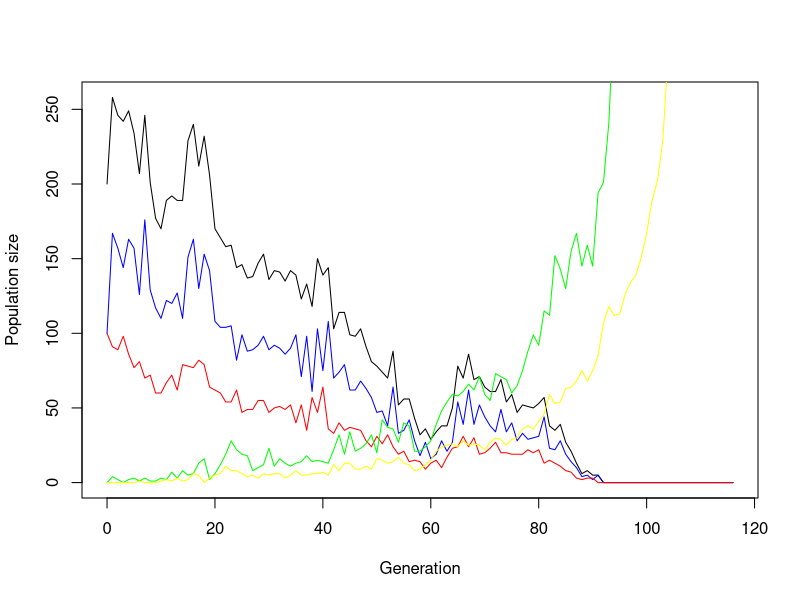

Write the R code that produced this figure. (Note: this script raises an error after producing the figure.)
## ---- chunk 1
# Simulate WT-Population without any mutations and stochasticity
simulate_one_gen <- function(N_j0, N_a0,N_j0M, N_a0M, R_a, R_aM, S_j, S_jM, S_a, S_aM, mu){
  
  New_jtM <- rpois(1, N_a0 * mu * R_a)
  N_jt <- rpois(1, R_a * N_a0) - New_jtM #calculating number of WT juvenile individuals. 
  N_at <- rpois(1, S_j * N_j0 + S_a * N_a0) #calculating number of adult individuals
  
  
  N_jtM <- rpois(1, N_a0M * R_aM) + New_jtM # calculating number of Mutant juveniles
  N_atM <- rpois(1, N_j0M * S_jM + S_aM * N_a0M) # calculating number of Mutant adults
  
  
  return(c(N_jt, N_at, N_jtM, N_atM))
}
print(simulate_one_gen(100, 100, 50, 50, 2, 2, 0.1,0.1, 0.6, 0.6, 0.02))
## ---- chunk 2
simulate_pop <- function(N_j0, N_a0,N_j0M, N_a0M, R_a, R_aM, S_j, S_jM, S_a, S_aM, mu, t_max) {
   # Create the vector in which to save the results
  pop_vector <- c(N_j0, N_a0, N_j0M, N_a0M) 
  # initiate the variables
  pop_new <- c(N_j0, N_a0, N_j0M, N_a0M)
  
  # run the simulation until generation t_max
  for (i in 1:t_max+1) {
    # redefine the current population one generation later
    pop_new <- simulate_one_gen(pop_new[1],pop_new[2],pop_new[3],pop_new[4], R_a,R_aM, S_j, S_jM, S_a, S_aM, mu)
    
    # add the new population sizes to the output vector
    pop_vector <- rbind(pop_vector,pop_new)
    # condition to stop the simulation before t_max: either the population exceeds 1.5 times the original population size, or it goes extinct
    if (pop_new[1]+pop_new[2]+ pop_new[3]+pop_new[4] >=10*(N_j0+ N_a0 + N_j0M+ N_a0M) | pop_new[1]+pop_new[2]+ pop_new[3]+pop_new[4]==0) break }
  
  # add row and column names
  colnames(pop_vector) <- c("AC1", "AC2", "AC1M", "AC2M")
  rownames(pop_vector) <- (0:t_max)[1:length(pop_vector[,1])]
  
  return(pop_vector)
}
print(tail(simulate_pop(100, 100, 0,0, 1.8,2.5, 0.2,0.2, 0.6,0.6, 0.009, 1500)))


 
## ---- chunk 3
output <- simulate_pop(100, 100, 0,0, 1.8,2.5, 0.2,0.2, 0.6,0.6, 0.009, 1500)


x_range <- 0:(length(output[,1])-1)
# this plots the total population size
plot(x_range,output[,1]+output[,2],type='l',ylim=c(0,max(output[,1]+output[,2])),xlab = "Generation",ylab = "Population size")
# add number of Juvenile WT individuals
lines(x_range,output[,1], col="blue")
# add number of adult WT individuals
lines(x_range,output[,2], col="red")
#number of Juvenile Mutant individuals 
lines(x_range,output[,3], col = "green")
#number of adult mutant individuals
lines(x_range,output[,4], col = "yellow")
## ---- chunk 4
# set some parameters to fixed values
init_a <- 100
init_A <- 0
m_rate <- 0.001
max_gen <- 1000
# determine how often to run the simulation for each set of parameters
no_replicates <- 100

# set parameters to vary
s_values <- c(0.2,0.3,0.4)
r_values <- c(0.05,0.1,0.15)

# initialize data table - where to collect the results
data_table <- c()
# run the simulation across all chosen parameters
# loop over decay rates
for(rval in r_values){
  # loop over selection coefficients
  for(sval in s_values){
    # different way of running many simulations: make replicates using "repeat" function with a counter i
    # reset counter
    i<-1
    repeat {
      # increase counter by one
      i<-i+1
      # run the simulation once
      one_run <- simulate_pop(init_a,init_A,rval,sval,m_rate,max_gen)
      # determine total population sizes
      total_size <- one_run[,1]+one_run[,2]
      # determine minimum population size
      min_size <- min(total_size)
      # determine (first) generation at which this population size occurred
      min_gen <- as.numeric(which(total_size==min_size)[1])
      # enter the data into the table
      data_table <- rbind(data_table,c(rval,sval,min_gen,min_size)) # note that we add the varying parameters (decay rate and selection coefficient) to the table too
      # stop the repeated computation after no_replicates times
      if(i>no_replicates) break
    }
  }
}
# define column names of data table
colnames(data_table) <- c("r","s","min_gen","no_min")
# show the first lines of the output
print(head(data_table))
